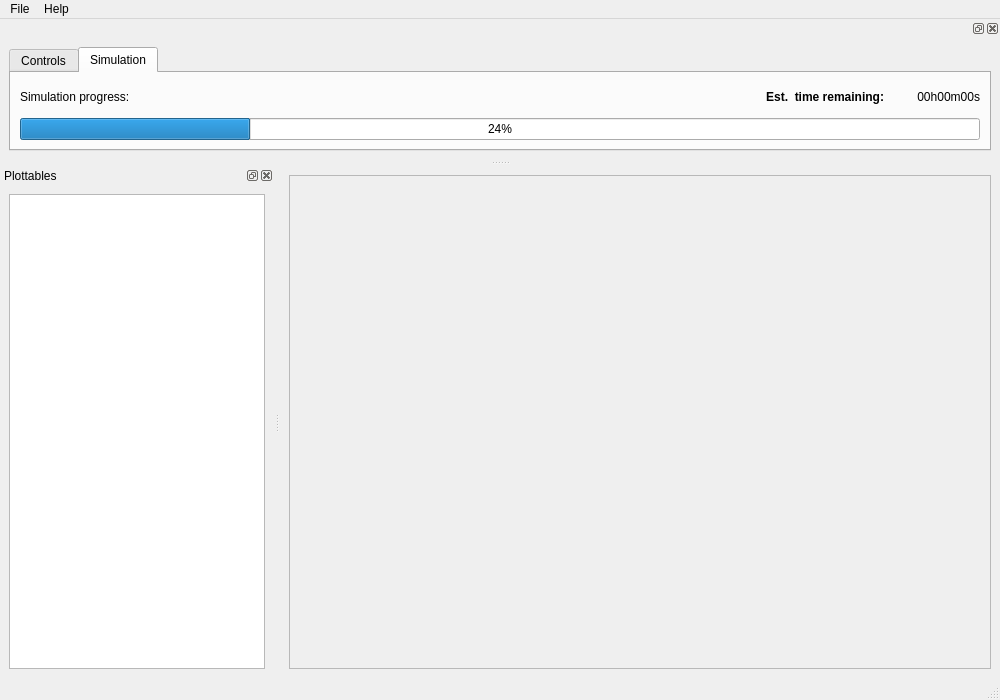
<?xml version="1.0" encoding="UTF-8"?>
<ui version="4.0">
 <class>DREAMTheater</class>
 <widget class="QMainWindow" name="DREAMTheater">
  <property name="geometry">
   <rect>
    <x>0</x>
    <y>0</y>
    <width>1000</width>
    <height>700</height>
   </rect>
  </property>
  <property name="windowTitle">
   <string>The DREAM Theater</string>
  </property>
  <property name="windowIcon">
   <iconset>
    <normaloff>../../../media/icon.png</normaloff>../../../media/icon.png</iconset>
  </property>
  <widget class="QWidget" name="centralwidget">
   <layout class="QHBoxLayout" name="horizontalLayout">
    <item>
     <widget class="QFrame" name="frame">
      <property name="frameShape">
       <enum>QFrame::StyledPanel</enum>
      </property>
      <property name="frameShadow">
       <enum>QFrame::Raised</enum>
      </property>
     </widget>
    </item>
   </layout>
  </widget>
  <widget class="QMenuBar" name="menubar">
   <property name="geometry">
    <rect>
     <x>0</x>
     <y>0</y>
     <width>1000</width>
     <height>26</height>
    </rect>
   </property>
   <widget class="QMenu" name="menuFile">
    <property name="title">
     <string>File</string>
    </property>
    <addaction name="actionLoad"/>
    <addaction name="separator"/>
    <addaction name="actionExit"/>
   </widget>
   <widget class="QMenu" name="menuHelp">
    <property name="title">
     <string>Help</string>
    </property>
    <widget class="QMenu" name="menuAbout">
     <property name="title">
      <string>About...</string>
     </property>
     <addaction name="actionDREAM"/>
     <addaction name="actionThe_DREAM_Theater"/>
     <addaction name="separator"/>
     <addaction name="actionDream_Theater_2"/>
    </widget>
    <addaction name="actionDocumentation"/>
    <addaction name="separator"/>
    <addaction name="menuAbout"/>
   </widget>
   <addaction name="menuFile"/>
   <addaction name="menuHelp"/>
  </widget>
  <widget class="QStatusBar" name="statusbar"/>
  <widget class="QDockWidget" name="dwTree">
   <property name="allowedAreas">
    <set>Qt::LeftDockWidgetArea|Qt::RightDockWidgetArea</set>
   </property>
   <property name="windowTitle">
    <string>Plottables</string>
   </property>
   <attribute name="dockWidgetArea">
    <number>1</number>
   </attribute>
   <widget class="QWidget" name="dockWidgetContents">
    <layout class="QVBoxLayout" name="verticalLayout">
     <item>
      <widget class="QTreeView" name="treeView">
       <property name="frameShape">
        <enum>QFrame::StyledPanel</enum>
       </property>
       <attribute name="headerVisible">
        <bool>false</bool>
       </attribute>
      </widget>
     </item>
    </layout>
   </widget>
  </widget>
  <widget class="QDockWidget" name="dockWidget_2">
   <property name="minimumSize">
    <size>
     <width>439</width>
     <height>141</height>
    </size>
   </property>
   <property name="allowedAreas">
    <set>Qt::BottomDockWidgetArea|Qt::TopDockWidgetArea</set>
   </property>
   <attribute name="dockWidgetArea">
    <number>4</number>
   </attribute>
   <widget class="QWidget" name="dockWidgetContents_2">
    <layout class="QHBoxLayout" name="horizontalLayout_2">
     <item>
      <widget class="QTabWidget" name="tabWidget">
       <property name="minimumSize">
        <size>
         <width>0</width>
         <height>100</height>
        </size>
       </property>
       <property name="currentIndex">
        <number>1</number>
       </property>
       <widget class="QWidget" name="tabControls">
        <attribute name="title">
         <string>Controls</string>
        </attribute>
       </widget>
       <widget class="QWidget" name="tab_2">
        <attribute name="title">
         <string>Simulation</string>
        </attribute>
        <layout class="QVBoxLayout" name="verticalLayout_2">
         <item>
          <layout class="QHBoxLayout" name="horizontalLayout_3">
           <property name="topMargin">
            <number>0</number>
           </property>
           <item>
            <widget class="QLabel" name="lblSimulationProgress">
             <property name="text">
              <string>Simulation progress:</string>
             </property>
            </widget>
           </item>
           <item>
            <spacer name="horizontalSpacer">
             <property name="orientation">
              <enum>Qt::Horizontal</enum>
             </property>
             <property name="sizeHint" stdset="0">
              <size>
               <width>40</width>
               <height>20</height>
              </size>
             </property>
            </spacer>
           </item>
           <item>
            <widget class="QLabel" name="label">
             <property name="font">
              <font>
               <weight>75</weight>
               <bold>true</bold>
              </font>
             </property>
             <property name="text">
              <string>Est.  time remaining:</string>
             </property>
             <property name="alignment">
              <set>Qt::AlignRight|Qt::AlignTrailing|Qt::AlignVCenter</set>
             </property>
            </widget>
           </item>
           <item>
            <widget class="QLabel" name="lblTimeRemaining">
             <property name="minimumSize">
              <size>
               <width>90</width>
               <height>0</height>
              </size>
             </property>
             <property name="text">
              <string>00h00m00s</string>
             </property>
             <property name="alignment">
              <set>Qt::AlignRight|Qt::AlignTrailing|Qt::AlignVCenter</set>
             </property>
            </widget>
           </item>
          </layout>
         </item>
         <item>
          <widget class="QProgressBar" name="pbSimulation">
           <property name="value">
            <number>24</number>
           </property>
          </widget>
         </item>
        </layout>
       </widget>
      </widget>
     </item>
    </layout>
   </widget>
  </widget>
  <action name="actionLoad">
   <property name="text">
    <string>Load...</string>
   </property>
  </action>
  <action name="actionExit">
   <property name="text">
    <string>Exit</string>
   </property>
  </action>
  <action name="actionDocumentation">
   <property name="text">
    <string>Documentation</string>
   </property>
  </action>
  <action name="actionDREAM">
   <property name="text">
    <string>DREAM</string>
   </property>
  </action>
  <action name="actionThe_DREAM_Theater">
   <property name="text">
    <string>The DREAM Theater</string>
   </property>
  </action>
  <action name="actionDream_Theater">
   <property name="text">
    <string>Dream Theater</string>
   </property>
  </action>
  <action name="actionDream_Theater_2">
   <property name="text">
    <string>Dream Theater</string>
   </property>
  </action>
 </widget>
 <resources/>
 <connections/>
</ui>
